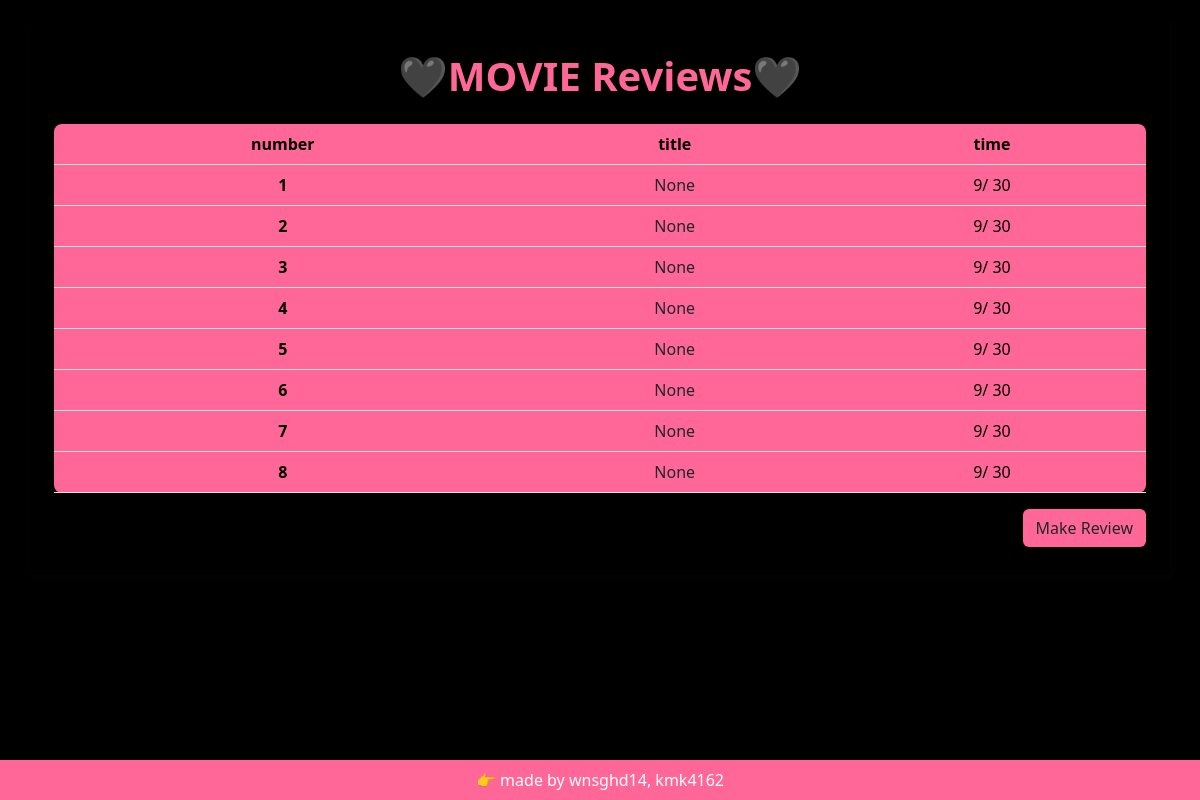
Before: / with the older database file.
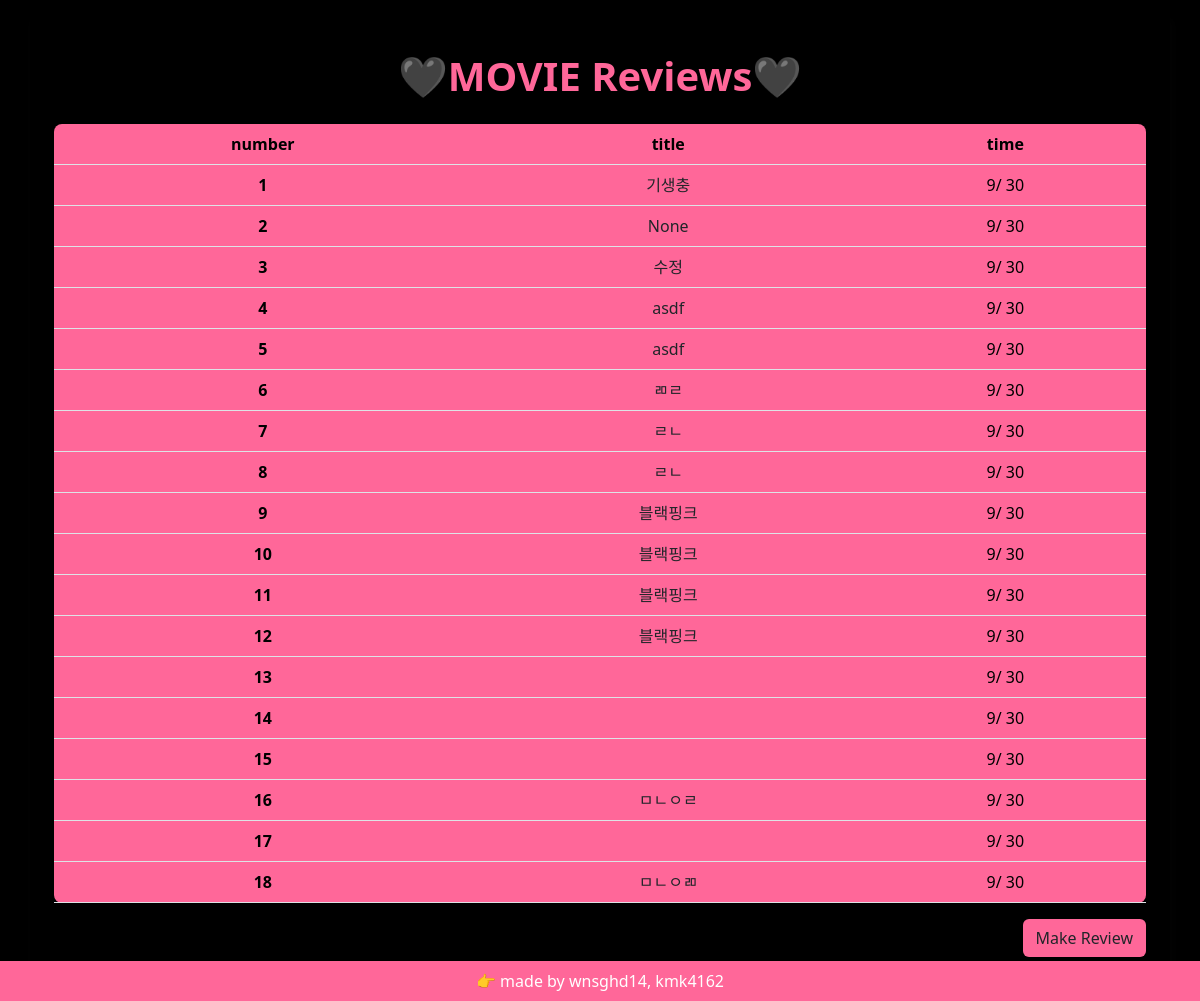
After: the same page with the newer database file.
### reviews/models.py (models this page shows)
class Review(models.Model):
  title = models.CharField(max_length=80,null=True)
  content = models.TextField(null=True)
  created_at = models.DateTimeField(auto_now_add=True)
  updated_at = models.DateTimeField(auto_now = True)

### reviews/views.py (the view)
# urls.py: path('', views.index, name = 'index'),
def index(request):
  reviews = Review.objects.all()
  context = {
    'reviews' : reviews,
  }
  return render(request,'reviews/index.html', context)

### reviews/templates/reviews/index.html
{% extends 'base.html' %} {% load static %} {% block content %}
<link rel="stylesheet" href="{% static 'css/index.css' %}" />
<div
  class="container rounded-1 my-3"
  style="padding: 1vw 2vw; box-shadow: 2px 4px 8px 2px rgba(26, 26, 26, 0.098)"
>
  <h1 class="text-center fw-bold my-4">🖤MOVIE Reviews🖤</h1>
  <table class="table text-center index-table rounded-3">
    <thead>
      <tr>
        <th scope="col">number</th>
        <th scope="col">title</th>
        <th scope="col">time</th>
      </tr>
    </thead>
    <tbody>
      {% for review in reviews %}
      <tr>
        <th scope="row">{{ forloop.counter }}</th>
        <td>
          <a
            href="{% url 'reviews:detail' review.pk %}"
            class="text-decoration-none text-dark"
            >{{ review.title }}</a
          >
        </td>
        <td>{{ review.created_at.month }}/ {{ review.created_at.day }}</td>
      </tr>
      {% endfor %}
    </tbody>
  </table>
  <div class="my-3 text-end">
    <a href="{% url 'reviews:new' %}" class="btn index-btn">Make Review</a>
  </div>
</div>
{% endblock %}

### templates/base.html (shortened to what this page needs)
<!DOCTYPE html>
<html lang="en">
  <head>
    <link
      href="https://cdn.jsdelivr.net/npm/bootstrap@5.2.1/dist/css/bootstrap.min.css"
      rel="stylesheet"
    />
  </head>
  <body style="background-color: black">
    {% block content %} {% endblock %}
    <footer
      class="text-white text-center py-2 fixed-bottom"
      style="background-color: #ff6799"
    >
      👉 made by wnsghd14, kmk4162
    </footer>
  </body>
</html>

### static/css/index.css (style rules this page uses)
h1 { color: #ff6799; }
.index-table { background-color: #ff6799; color: black; }
.index-btn { background-color: #ff6799; }

Changed rows visible on the page:
removed Review: title "None", created_at.month "9", created_at.day "30"
removed Review: title "None", created_at.month "9", created_at.day "30"
removed Review: title "None", created_at.month "9", created_at.day "30"
removed Review: title "None", created_at.month "9", created_at.day "30"
removed Review: title "None", created_at.month "9", created_at.day "30"
removed Review: title "None", created_at.month "9", created_at.day "30"
removed Review: title "None", created_at.month "9", created_at.day "30"
added Review: title "기생충", created_at.month "9", created_at.day "30"
added Review: title "수정", created_at.month "9", created_at.day "30"
added Review: title "asdf", created_at.month "9", created_at.day "30"
added Review: title "asdf", created_at.month "9", created_at.day "30"
added Review: title "ㄻㄹ", created_at.month "9", created_at.day "30"
added Review: title "ㄹㄴ", created_at.month "9", created_at.day "30"
added Review: title "ㄹㄴ", created_at.month "9", created_at.day "30"
added Review: title "블랙핑크", created_at.month "9", created_at.day "30"
added Review: title "블랙핑크", created_at.month "9", created_at.day "30"
added Review: title "블랙핑크", created_at.month "9", created_at.day "30"
added Review: title "블랙핑크", created_at.month "9", created_at.day "30"
added Review: created_at.month "9", created_at.day "30"
added Review: created_at.month "9", created_at.day "30"
added Review: created_at.month "9", created_at.day "30"
added Review: title "ㅁㄴㅇㄹ", created_at.month "9", created_at.day "30"
added Review: created_at.month "9", created_at.day "30"
added Review: title "ㅁㄴㅇㄻ", created_at.month "9", created_at.day "30"
